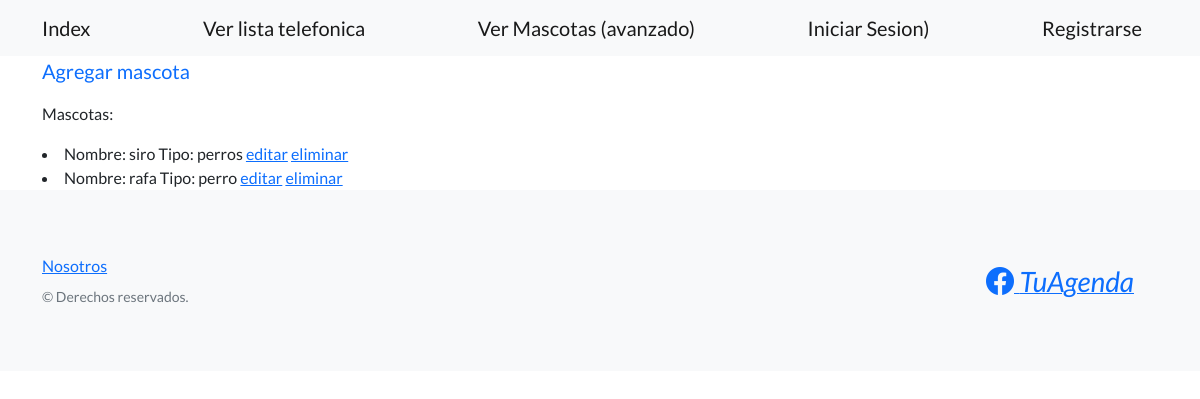
Page /avanzado/mascotas/ on the earlier database version.
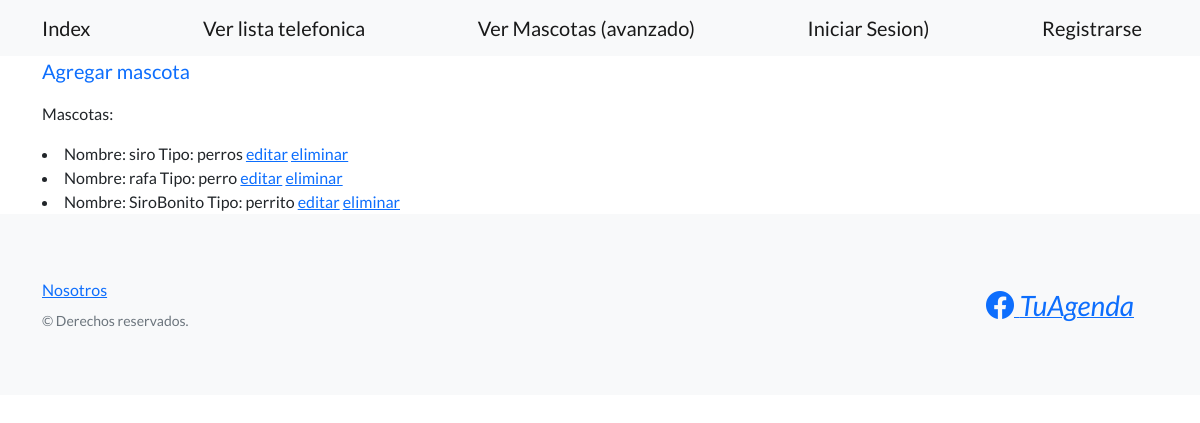
Same page on the later database version.
### avanzado/models.py (models this page shows)
class Mascota(models.Model):
    nombre = models.CharField(max_length = 20)
    tipo = models.CharField(max_length = 20)
    edad = models.IntegerField()
    fecha_nacimiento = models.DateField()
    def __str__(self):
        return f'Nombre: {self.nombre} Tipo: {self.tipo}'

### avanzado/views.py (the view)
# urls.py: path('mascotas/', views.ListaMascotas.as_view(), name = 'ver_mascotas'),
class ListaMascotas(ListView):
    model = Mascota
    template_name = 'avanzado/ver_mascotas_cvb.html'

### avanzado/templates/avanzado/ver_mascotas_cvb.html (shortened to what this page needs)
{% extends 'padres/base.html' %}
{% block mi_contenido %}
<a class="navbar-brand" href={% url 'crear_mascota' %}>Agregar mascota</a>
<p>Mascotas:</p>
{% if  object_list %}
    {% for mascota in object_list %}
        <li> {{mascota}}
            <a href={% url 'editar_mascota' mascota.id %}>editar</a>
            <a href={% url 'eliminar_mascota' mascota.id %}>eliminar</a>
        </li>
    {% endfor %}
{% else %}
    <p>Agenda vacia o busqueda sin resultados.</p>
{% endif %}
{% endblock mi_contenido %}

Differences in the rows shown:
added Mascota: nombre+tipo "Nombre: SiroBonito Tipo: perrito"
